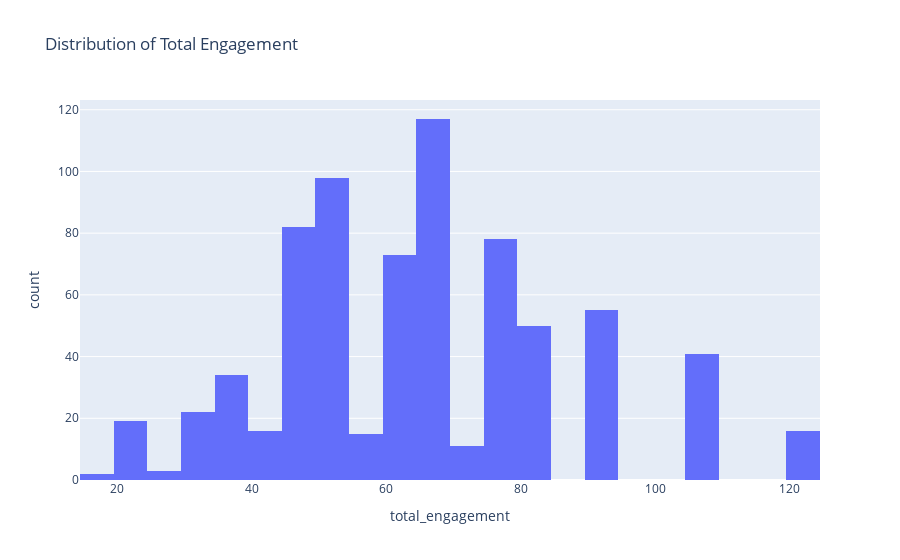

Notebook cell for this chart:
### Code cell
# Engagement distribution
df['total_engagement'] = df['Retweets'] + df['Likes']
fig = px.histogram(df, x='total_engagement', title='Distribution of Total Engagement')
fig.show()

### Figure 1 — Plotly figure (JSON) as saved in the notebook; plotly's stock layout.template omitted (floating-point values rounded to 4 significant figures; data arrays with more than 128 entries replaced by an {"elided": "..."} marker saying what was removed)
{"data": [{"alignmentgroup": "True", "bingroup": "x", "hovertemplate": "total_engagement=%{x}<br>count=%{y}<extra></extra>", "legendgroup": "", "marker": {"color": "#636efa", "pattern": {"shape": ""}}, "name": "", "offsetgroup": "", "orientation": "v", "showlegend": false, "type": "histogram", "x": {"elided": "732 int values"}, "xaxis": "x", "yaxis": "y"}], "layout": {"autosize": true, "barmode": "relative", "legend": {"tracegroupgap": 0}, "title": {"text": "Distribution of Total Engagement"}, "xaxis": {"anchor": "y", "autorange": true, "domain": [0, 1], "range": [14.5, 124.5], "title": {"text": "total_engagement"}, "type": "linear"}, "yaxis": {"anchor": "x", "autorange": true, "domain": [0, 1], "range": [0, 123.2], "title": {"text": "count"}}}}
